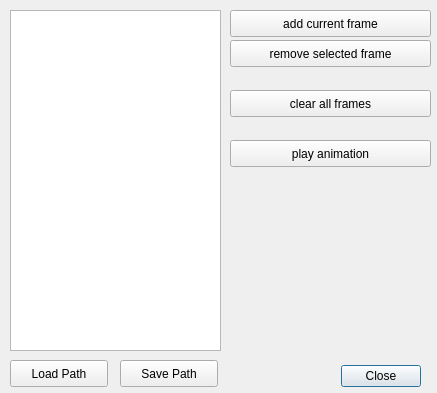
<?xml version="1.0" encoding="UTF-8"?>
<ui version="4.0">
 <class>AnimationDialog</class>
 <widget class="QDialog" name="AnimationDialog">
  <property name="geometry">
   <rect>
    <x>0</x>
    <y>0</y>
    <width>437</width>
    <height>393</height>
   </rect>
  </property>
  <property name="windowTitle">
   <string>Animate</string>
  </property>
  <widget class="QDialogButtonBox" name="buttonBox">
   <property name="geometry">
    <rect>
     <x>330</x>
     <y>360</y>
     <width>91</width>
     <height>32</height>
    </rect>
   </property>
   <property name="orientation">
    <enum>Qt::Horizontal</enum>
   </property>
   <property name="standardButtons">
    <set>QDialogButtonBox::Close</set>
   </property>
  </widget>
  <widget class="QPushButton" name="loadPath_button">
   <property name="geometry">
    <rect>
     <x>10</x>
     <y>360</y>
     <width>98</width>
     <height>27</height>
    </rect>
   </property>
   <property name="text">
    <string>Load Path</string>
   </property>
  </widget>
  <widget class="QPushButton" name="savePath_button">
   <property name="geometry">
    <rect>
     <x>120</x>
     <y>360</y>
     <width>98</width>
     <height>27</height>
    </rect>
   </property>
   <property name="text">
    <string>Save Path</string>
   </property>
  </widget>
  <widget class="QPushButton" name="addFrame_button">
   <property name="geometry">
    <rect>
     <x>230</x>
     <y>10</y>
     <width>201</width>
     <height>27</height>
    </rect>
   </property>
   <property name="text">
    <string>add current frame</string>
   </property>
  </widget>
  <widget class="QPushButton" name="clearFrames_button">
   <property name="geometry">
    <rect>
     <x>230</x>
     <y>90</y>
     <width>201</width>
     <height>27</height>
    </rect>
   </property>
   <property name="text">
    <string>clear all frames</string>
   </property>
  </widget>
  <widget class="QPushButton" name="play_button">
   <property name="geometry">
    <rect>
     <x>230</x>
     <y>140</y>
     <width>201</width>
     <height>27</height>
    </rect>
   </property>
   <property name="text">
    <string>play animation</string>
   </property>
  </widget>
  <widget class="QPushButton" name="removeFrame_button">
   <property name="geometry">
    <rect>
     <x>230</x>
     <y>40</y>
     <width>201</width>
     <height>27</height>
    </rect>
   </property>
   <property name="text">
    <string>remove selected frame</string>
   </property>
  </widget>
  <widget class="QListWidget" name="timeline_list">
   <property name="geometry">
    <rect>
     <x>10</x>
     <y>10</y>
     <width>211</width>
     <height>341</height>
    </rect>
   </property>
   <property name="horizontalScrollBarPolicy">
    <enum>Qt::ScrollBarAlwaysOff</enum>
   </property>
  </widget>
 </widget>
 <resources/>
 <connections>
  <connection>
   <sender>buttonBox</sender>
   <signal>accepted()</signal>
   <receiver>AnimationDialog</receiver>
   <slot>accept()</slot>
   <hints>
    <hint type="sourcelabel">
     <x>248</x>
     <y>254</y>
    </hint>
    <hint type="destinationlabel">
     <x>157</x>
     <y>274</y>
    </hint>
   </hints>
  </connection>
  <connection>
   <sender>buttonBox</sender>
   <signal>rejected()</signal>
   <receiver>AnimationDialog</receiver>
   <slot>reject()</slot>
   <hints>
    <hint type="sourcelabel">
     <x>316</x>
     <y>260</y>
    </hint>
    <hint type="destinationlabel">
     <x>286</x>
     <y>274</y>
    </hint>
   </hints>
  </connection>
 </connections>
</ui>
